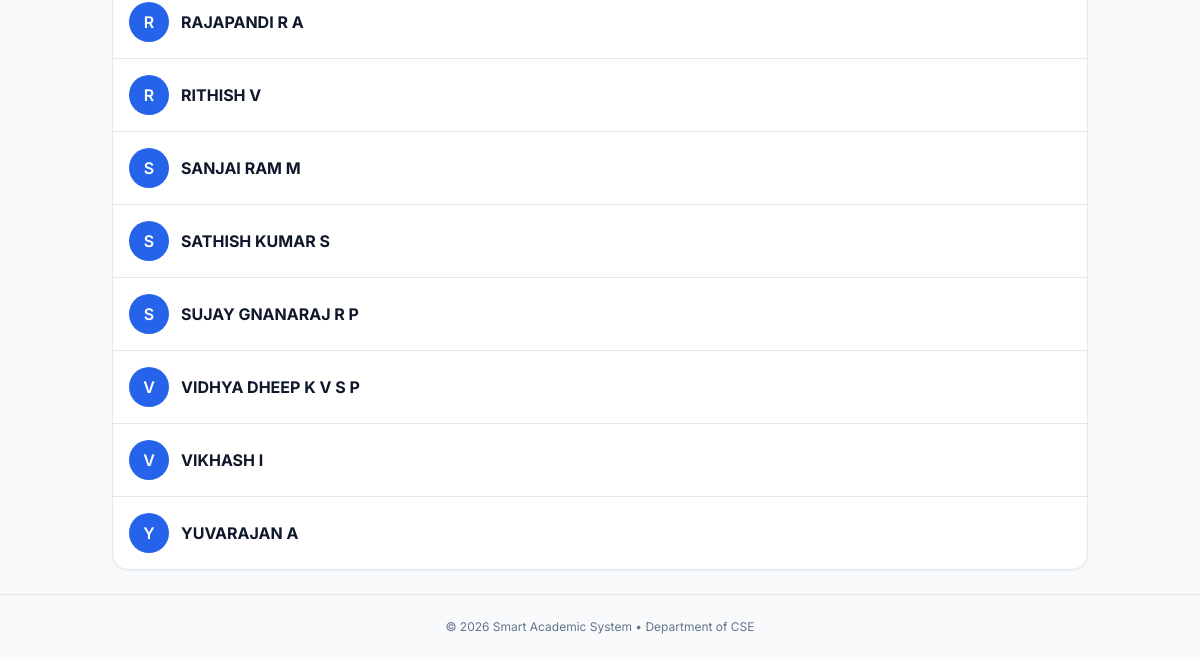
Page /teacher/students/ (signed in, lower part) on the earlier database version.
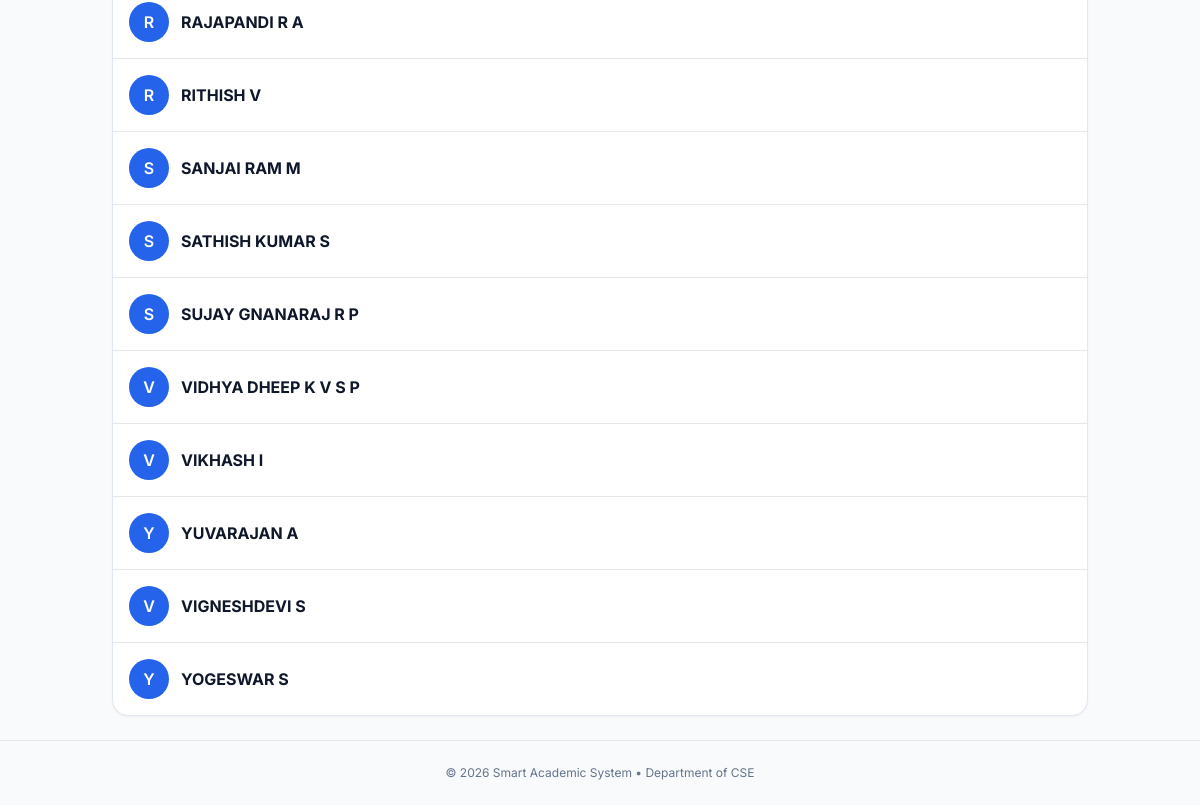
Same page on the later database version.
### leave_app/models.py (models this page shows, shortened)
class Student(models.Model):
    user = models.OneToOneField(
        User,
        on_delete=models.CASCADE,
        null=True,
        blank=True,
        related_name='student_profile'
    )
    name = models.CharField(max_length=100)
    roll_no = models.CharField(max_length=20, unique=True)
    password = models.CharField(max_length=255)  # legacy use
    batch = models.CharField(max_length=20, default="2024-2028")

### leave_app/views.py (the view)
# urls.py: path('teacher/students/', views.view_students, name='view_students'),
@login_required
def view_students(request):
    if not request.user.is_staff:
        return redirect('home')
    students = Student.objects.all()
    return render(request, 'view_students.html', {'students': students})

### templates/view_students.html (shortened to what this page needs)
<!DOCTYPE html>
<html lang="en">
<head>
<script src="https://cdn.tailwindcss.com"></script>
</head>
<body>
<main class="flex-1 max-w-5xl mx-auto w-full p-6">
  <div class="card shadow-sm">
    <table class="w-full">
      <tbody>
        {% for student in students %}
        <tr class="border-t hover:bg-slate-50 transition">
          <td class="p-4">
            <div class="flex items-center gap-3">
              <div class="avatar">
                {{ student.name|slice:":1" }}
              </div>
              <strong class="text-slate-900">
                {{ student.name }}
              </strong>
            </div>
          </td>
        </tr>
        {% endfor %}
      </tbody>
    </table>
  </div>
</main>
<footer class="mt-auto py-6 text-center border-t text-xs text-slate-500">
  © 2026 Smart Academic System • Department of CSE
</footer>
</body>
</html>

Differences in the rows shown:
added Student: name "V", name "VIGNESHDEVI S"
added Student: name "Y", name "YOGESWAR S"
